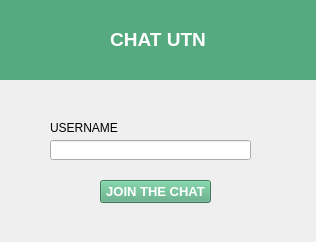
<?xml version="1.0" encoding="UTF-8"?>
<ui version="4.0">
 <class>loginForm</class>
 <widget class="QWidget" name="loginForm">
  <property name="geometry">
   <rect>
    <x>0</x>
    <y>0</y>
    <width>316</width>
    <height>242</height>
   </rect>
  </property>
  <property name="windowTitle">
   <string>Form</string>
  </property>
  <widget class="QFrame" name="frame">
   <property name="geometry">
    <rect>
     <x>0</x>
     <y>0</y>
     <width>316</width>
     <height>80</height>
    </rect>
   </property>
   <property name="cursor">
    <cursorShape>ArrowCursor</cursorShape>
   </property>
   <property name="styleSheet">
    <string notr="true">background-color: rgb(85, 170, 127)</string>
   </property>
   <property name="frameShape">
    <enum>QFrame::StyledPanel</enum>
   </property>
   <property name="frameShadow">
    <enum>QFrame::Raised</enum>
   </property>
   <widget class="QLabel" name="label">
    <property name="geometry">
     <rect>
      <x>0</x>
      <y>0</y>
      <width>316</width>
      <height>80</height>
     </rect>
    </property>
    <property name="text">
     <string>&lt;html&gt;&lt;head/&gt;&lt;body&gt;&lt;p align=&quot;center&quot;&gt;&lt;span style=&quot; font-size:14pt; font-weight:600; color:#ffffff;&quot;&gt;CHAT UTN&lt;/span&gt;&lt;/p&gt;&lt;/body&gt;&lt;/html&gt;</string>
    </property>
   </widget>
  </widget>
  <widget class="QLabel" name="label_2">
   <property name="geometry">
    <rect>
     <x>50</x>
     <y>120</y>
     <width>81</width>
     <height>16</height>
    </rect>
   </property>
   <property name="text">
    <string>USERNAME</string>
   </property>
  </widget>
  <widget class="QLineEdit" name="usernameLineEdit">
   <property name="geometry">
    <rect>
     <x>50</x>
     <y>140</y>
     <width>201</width>
     <height>20</height>
    </rect>
   </property>
  </widget>
  <widget class="QPushButton" name="joinButton">
   <property name="geometry">
    <rect>
     <x>100</x>
     <y>180</y>
     <width>111</width>
     <height>23</height>
    </rect>
   </property>
   <property name="font">
    <font>
     <pointsize>10</pointsize>
     <weight>75</weight>
     <bold>true</bold>
    </font>
   </property>
   <property name="styleSheet">
    <string notr="true">color: white;
background-color:  rgb(85, 170, 127)</string>
   </property>
   <property name="text">
    <string>JOIN THE CHAT</string>
   </property>
  </widget>
 </widget>
 <resources/>
 <connections/>
</ui>
